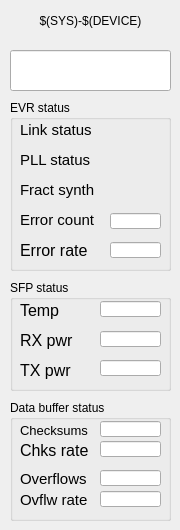
<?xml version="1.0" encoding="UTF-8"?>
<ui version="4.0">
 <class>Form</class>
 <widget class="caFrame" name="Form">
  <property name="geometry">
   <rect>
    <x>0</x>
    <y>0</y>
    <width>180</width>
    <height>530</height>
   </rect>
  </property>
  <property name="windowTitle">
   <string>EVR health monitoring</string>
  </property>
  <widget class="QGroupBox" name="groupBox">
   <property name="geometry">
    <rect>
     <x>10</x>
     <y>100</y>
     <width>161</width>
     <height>171</height>
    </rect>
   </property>
   <property name="title">
    <string>EVR status</string>
   </property>
   <widget class="caLed" name="caled_2">
    <property name="geometry">
     <rect>
      <x>120</x>
      <y>50</y>
      <width>16</width>
      <height>16</height>
     </rect>
    </property>
    <property name="channel" stdset="0">
     <string notr="true">$(SYS)-$(DEVICE):Pll-Sts</string>
    </property>
    <property name="falseColor">
     <color>
      <red>255</red>
      <green>0</green>
      <blue>0</blue>
     </color>
    </property>
    <property name="trueColor">
     <color>
      <red>85</red>
      <green>255</green>
      <blue>0</blue>
     </color>
    </property>
   </widget>
   <widget class="caLed" name="caled">
    <property name="geometry">
     <rect>
      <x>120</x>
      <y>20</y>
      <width>16</width>
      <height>16</height>
     </rect>
    </property>
    <property name="channel" stdset="0">
     <string notr="true">$(SYS)-$(DEVICE):Link-Sts</string>
    </property>
    <property name="falseColor">
     <color>
      <red>255</red>
      <green>0</green>
      <blue>0</blue>
     </color>
    </property>
    <property name="trueColor">
     <color>
      <red>85</red>
      <green>255</green>
      <blue>0</blue>
     </color>
    </property>
   </widget>
   <widget class="caLineEdit" name="calineedit_2">
    <property name="geometry">
     <rect>
      <x>100</x>
      <y>142</y>
      <width>51</width>
      <height>16</height>
     </rect>
    </property>
    <property name="channel" stdset="0">
     <string notr="true">$(SYS)-$(DEVICE):Cnt-RxErr-Rate-I</string>
    </property>
    <property name="colorMode">
     <enum>caLineEdit::Alarm_Default</enum>
    </property>
    <property name="alarmHandling">
     <enum>caLineEdit::onBackground</enum>
    </property>
   </widget>
   <widget class="caLineEdit" name="calineedit">
    <property name="geometry">
     <rect>
      <x>100</x>
      <y>113</y>
      <width>51</width>
      <height>16</height>
     </rect>
    </property>
    <property name="channel" stdset="0">
     <string notr="true">$(SYS)-$(DEVICE):Cnt-RxErr-I</string>
    </property>
    <property name="colorMode">
     <enum>caLineEdit::Default</enum>
    </property>
   </widget>
   <widget class="caLabel" name="calabel_2">
    <property name="geometry">
     <rect>
      <x>10</x>
      <y>20</y>
      <width>80</width>
      <height>20</height>
     </rect>
    </property>
    <property name="font">
     <font>
      <pointsize>11</pointsize>
     </font>
    </property>
    <property name="autoFillBackground">
     <bool>false</bool>
    </property>
    <property name="text">
     <string>Link status</string>
    </property>
    <property name="textFormat">
     <enum>Qt::PlainText</enum>
    </property>
   </widget>
   <widget class="caLabel" name="calabel_3">
    <property name="geometry">
     <rect>
      <x>10</x>
      <y>50</y>
      <width>80</width>
      <height>20</height>
     </rect>
    </property>
    <property name="font">
     <font>
      <pointsize>11</pointsize>
     </font>
    </property>
    <property name="autoFillBackground">
     <bool>false</bool>
    </property>
    <property name="text">
     <string>PLL status</string>
    </property>
    <property name="textFormat">
     <enum>Qt::PlainText</enum>
    </property>
   </widget>
   <widget class="caLabel" name="calabel_5">
    <property name="geometry">
     <rect>
      <x>10</x>
      <y>140</y>
      <width>80</width>
      <height>20</height>
     </rect>
    </property>
    <property name="font">
     <font>
      <pointsize>12</pointsize>
     </font>
    </property>
    <property name="autoFillBackground">
     <bool>false</bool>
    </property>
    <property name="text">
     <string>Error rate</string>
    </property>
    <property name="textFormat">
     <enum>Qt::PlainText</enum>
    </property>
   </widget>
   <widget class="caLabel" name="calabel_4">
    <property name="geometry">
     <rect>
      <x>10</x>
      <y>110</y>
      <width>80</width>
      <height>20</height>
     </rect>
    </property>
    <property name="font">
     <font>
      <pointsize>11</pointsize>
     </font>
    </property>
    <property name="autoFillBackground">
     <bool>false</bool>
    </property>
    <property name="text">
     <string>Error count</string>
    </property>
    <property name="textFormat">
     <enum>Qt::PlainText</enum>
    </property>
   </widget>
   <widget class="caLed" name="caled_3">
    <property name="geometry">
     <rect>
      <x>120</x>
      <y>80</y>
      <width>16</width>
      <height>16</height>
     </rect>
    </property>
    <property name="channel" stdset="0">
     <string notr="true">$(SYS)-$(DEVICE):CG-Sts</string>
    </property>
    <property name="falseColor">
     <color>
      <red>255</red>
      <green>0</green>
      <blue>0</blue>
     </color>
    </property>
    <property name="trueColor">
     <color>
      <red>85</red>
      <green>255</green>
      <blue>0</blue>
     </color>
    </property>
   </widget>
   <widget class="caLabel" name="calabel_6">
    <property name="geometry">
     <rect>
      <x>10</x>
      <y>80</y>
      <width>80</width>
      <height>20</height>
     </rect>
    </property>
    <property name="font">
     <font>
      <pointsize>11</pointsize>
     </font>
    </property>
    <property name="autoFillBackground">
     <bool>false</bool>
    </property>
    <property name="text">
     <string>Fract synth</string>
    </property>
    <property name="textFormat">
     <enum>Qt::PlainText</enum>
    </property>
   </widget>
  </widget>
  <widget class="QGroupBox" name="groupBox_2">
   <property name="geometry">
    <rect>
     <x>10</x>
     <y>280</y>
     <width>161</width>
     <height>111</height>
    </rect>
   </property>
   <property name="title">
    <string>SFP status</string>
   </property>
   <widget class="caLabel" name="calabel_12">
    <property name="geometry">
     <rect>
      <x>10</x>
      <y>50</y>
      <width>60</width>
      <height>20</height>
     </rect>
    </property>
    <property name="font">
     <font>
      <pointsize>12</pointsize>
     </font>
    </property>
    <property name="autoFillBackground">
     <bool>false</bool>
    </property>
    <property name="text">
     <string>RX pwr</string>
    </property>
    <property name="textFormat">
     <enum>Qt::PlainText</enum>
    </property>
   </widget>
   <widget class="caLabel" name="calabel_10">
    <property name="geometry">
     <rect>
      <x>10</x>
      <y>80</y>
      <width>60</width>
      <height>20</height>
     </rect>
    </property>
    <property name="font">
     <font>
      <pointsize>12</pointsize>
     </font>
    </property>
    <property name="autoFillBackground">
     <bool>false</bool>
    </property>
    <property name="text">
     <string>TX pwr</string>
    </property>
    <property name="textFormat">
     <enum>Qt::PlainText</enum>
    </property>
   </widget>
   <widget class="caLabel" name="calabel_11">
    <property name="geometry">
     <rect>
      <x>10</x>
      <y>20</y>
      <width>60</width>
      <height>20</height>
     </rect>
    </property>
    <property name="font">
     <font>
      <pointsize>12</pointsize>
     </font>
    </property>
    <property name="autoFillBackground">
     <bool>false</bool>
    </property>
    <property name="text">
     <string>Temp</string>
    </property>
    <property name="textFormat">
     <enum>Qt::PlainText</enum>
    </property>
   </widget>
   <widget class="caLineEdit" name="calineedit_5">
    <property name="geometry">
     <rect>
      <x>90</x>
      <y>21</y>
      <width>61</width>
      <height>16</height>
     </rect>
    </property>
    <property name="channel" stdset="0">
     <string notr="true">$(SYS)-$(DEVICE):SFP0-T-I</string>
    </property>
    <property name="colorMode">
     <enum>caLineEdit::Alarm_Default</enum>
    </property>
    <property name="alarmHandling">
     <enum>caLineEdit::onBackground</enum>
    </property>
    <property name="unitsEnabled">
     <bool>true</bool>
    </property>
   </widget>
   <widget class="caLineEdit" name="calineedit_6">
    <property name="geometry">
     <rect>
      <x>90</x>
      <y>51</y>
      <width>61</width>
      <height>16</height>
     </rect>
    </property>
    <property name="channel" stdset="0">
     <string notr="true">$(SYS)-$(DEVICE):SFP0-Pwr-RX-I</string>
    </property>
    <property name="colorMode">
     <enum>caLineEdit::Alarm_Default</enum>
    </property>
    <property name="alarmHandling">
     <enum>caLineEdit::onBackground</enum>
    </property>
    <property name="unitsEnabled">
     <bool>true</bool>
    </property>
   </widget>
   <widget class="caLineEdit" name="calineedit_7">
    <property name="geometry">
     <rect>
      <x>90</x>
      <y>80</y>
      <width>61</width>
      <height>16</height>
     </rect>
    </property>
    <property name="channel" stdset="0">
     <string notr="true">$(SYS)-$(DEVICE):SFP0-Pwr-TX-I</string>
    </property>
    <property name="colorMode">
     <enum>caLineEdit::Alarm_Default</enum>
    </property>
    <property name="alarmHandling">
     <enum>caLineEdit::onBackground</enum>
    </property>
    <property name="unitsEnabled">
     <bool>true</bool>
    </property>
   </widget>
  </widget>
  <widget class="caLineEdit" name="calineedit_8">
   <property name="geometry">
    <rect>
     <x>10</x>
     <y>50</y>
     <width>161</width>
     <height>41</height>
    </rect>
   </property>
   <property name="channel" stdset="0">
    <string notr="true">$(SYS)-$(DEVICE)-HEALTH:Reason-I</string>
   </property>
   <property name="colorMode">
    <enum>caLineEdit::Alarm_Default</enum>
   </property>
   <property name="framePresent" stdset="0">
    <bool>true</bool>
   </property>
   <property name="frameColor">
    <color>
     <red>73</red>
     <green>73</green>
     <blue>73</blue>
    </color>
   </property>
   <property name="frameLineWidth" stdset="0">
    <number>1</number>
   </property>
   <property name="alarmHandling">
    <enum>caLineEdit::onBackground</enum>
   </property>
  </widget>
  <widget class="caLabel" name="calabel">
   <property name="geometry">
    <rect>
     <x>0</x>
     <y>0</y>
     <width>181</width>
     <height>41</height>
    </rect>
   </property>
   <property name="statusTip">
    <string>Operation</string>
   </property>
   <property name="text">
    <string>$(SYS)-$(DEVICE)</string>
   </property>
   <property name="alignment">
    <set>Qt::AlignCenter</set>
   </property>
   <property name="colorMode">
    <enum>caLabel::Default</enum>
   </property>
  </widget>
  <widget class="QGroupBox" name="groupBox_3">
   <property name="geometry">
    <rect>
     <x>10</x>
     <y>400</y>
     <width>161</width>
     <height>121</height>
    </rect>
   </property>
   <property name="title">
    <string>Data buffer status</string>
   </property>
   <widget class="caLabel" name="calabel_13">
    <property name="geometry">
     <rect>
      <x>10</x>
      <y>69</y>
      <width>71</width>
      <height>20</height>
     </rect>
    </property>
    <property name="font">
     <font>
      <pointsize>11</pointsize>
     </font>
    </property>
    <property name="autoFillBackground">
     <bool>false</bool>
    </property>
    <property name="text">
     <string>Overflows</string>
    </property>
    <property name="textFormat">
     <enum>Qt::PlainText</enum>
    </property>
   </widget>
   <widget class="caLabel" name="calabel_15">
    <property name="geometry">
     <rect>
      <x>10</x>
      <y>20</y>
      <width>71</width>
      <height>20</height>
     </rect>
    </property>
    <property name="font">
     <font>
      <pointsize>10</pointsize>
     </font>
    </property>
    <property name="autoFillBackground">
     <bool>false</bool>
    </property>
    <property name="text">
     <string>Checksums</string>
    </property>
    <property name="textFormat">
     <enum>Qt::PlainText</enum>
    </property>
   </widget>
   <widget class="caLineEdit" name="calineedit_9">
    <property name="geometry">
     <rect>
      <x>90</x>
      <y>21</y>
      <width>61</width>
      <height>16</height>
     </rect>
    </property>
    <property name="channel" stdset="0">
     <string notr="true">$(SYS)-$(DEVICE):DBuf-Sum-Cs-I</string>
    </property>
    <property name="colorMode">
     <enum>caLineEdit::Default</enum>
    </property>
    <property name="unitsEnabled">
     <bool>true</bool>
    </property>
   </widget>
   <widget class="caLineEdit" name="calineedit_10">
    <property name="geometry">
     <rect>
      <x>90</x>
      <y>70</y>
      <width>61</width>
      <height>16</height>
     </rect>
    </property>
    <property name="channel" stdset="0">
     <string notr="true">$(SYS)-$(DEVICE):DBuf-Sum-Oflw-I</string>
    </property>
    <property name="colorMode">
     <enum>caLineEdit::Default</enum>
    </property>
    <property name="unitsEnabled">
     <bool>true</bool>
    </property>
   </widget>
   <widget class="caLineEdit" name="calineedit_11">
    <property name="geometry">
     <rect>
      <x>90</x>
      <y>41</y>
      <width>61</width>
      <height>16</height>
     </rect>
    </property>
    <property name="channel" stdset="0">
     <string notr="true">$(SYS)-$(DEVICE):DBuf-Sum-Cs-Rate-I</string>
    </property>
    <property name="colorMode">
     <enum>caLineEdit::Alarm_Default</enum>
    </property>
    <property name="alarmHandling">
     <enum>caLineEdit::onBackground</enum>
    </property>
    <property name="unitsEnabled">
     <bool>true</bool>
    </property>
   </widget>
   <widget class="caLabel" name="calabel_16">
    <property name="geometry">
     <rect>
      <x>10</x>
      <y>40</y>
      <width>71</width>
      <height>20</height>
     </rect>
    </property>
    <property name="font">
     <font>
      <pointsize>12</pointsize>
     </font>
    </property>
    <property name="text">
     <string>Chks rate</string>
    </property>
    <property name="textFormat">
     <enum>Qt::PlainText</enum>
    </property>
   </widget>
   <widget class="caLabel" name="calabel_14">
    <property name="geometry">
     <rect>
      <x>10</x>
      <y>90</y>
      <width>71</width>
      <height>20</height>
     </rect>
    </property>
    <property name="font">
     <font>
      <pointsize>11</pointsize>
     </font>
    </property>
    <property name="autoFillBackground">
     <bool>false</bool>
    </property>
    <property name="text">
     <string>Ovflw rate</string>
    </property>
    <property name="textFormat">
     <enum>Qt::PlainText</enum>
    </property>
   </widget>
   <widget class="caLineEdit" name="calineedit_12">
    <property name="geometry">
     <rect>
      <x>90</x>
      <y>91</y>
      <width>61</width>
      <height>16</height>
     </rect>
    </property>
    <property name="channel" stdset="0">
     <string notr="true">$(SYS)-$(DEVICE):DBuf-Sum-Oflw-Rate-I</string>
    </property>
    <property name="colorMode">
     <enum>caLineEdit::Alarm_Default</enum>
    </property>
    <property name="alarmHandling">
     <enum>caLineEdit::onBackground</enum>
    </property>
    <property name="unitsEnabled">
     <bool>true</bool>
    </property>
   </widget>
  </widget>
 </widget>
 <customwidgets>
  <customwidget>
   <class>caFrame</class>
   <extends>QFrame</extends>
   <header>caFrame</header>
   <container>1</container>
  </customwidget>
  <customwidget>
   <class>caLabel</class>
   <extends>QLabel</extends>
   <header>caLabel</header>
  </customwidget>
  <customwidget>
   <class>caLed</class>
   <extends>QWidget</extends>
   <header>caLed</header>
  </customwidget>
  <customwidget>
   <class>caLineEdit</class>
   <extends>QLineEdit</extends>
   <header>caLineEdit</header>
  </customwidget>
 </customwidgets>
 <resources/>
 <connections/>
</ui>
